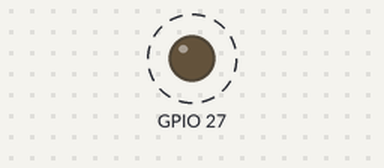
Recording of a sketch running on a simulated ESP32. On the bench: output pins drawn as LEDs (lit = HIGH). Dashed ring = blinking. WiFi joins after 1.5 s; servers stay silent unless stated; what the sketch prints to the serial monitor is not drawn.

Above: at 2.5 s.
Timing chart, 0 to 6.6 s (numbered marks = the images above):
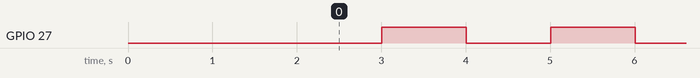

The sketch:

Moria.ino
```cpp
#include <WiFi.h>
#include <WiFiClient.h>
#include <WebServer.h>
#include <ESPmDNS.h>
#include <Update.h>

const char* host = "HOST";
const char* ssid = "SSID";
const char* password = "PASSWORD";

WebServer server(80);

// Set username and password for authentication
const char* http_username = "admin";
const char* http_password = "admin";

const char* updatePage =
"<!DOCTYPE html>"
"<html>"
"<head>"
"<title>Page with Side Menu</title>"
"<style>"
".menu {position: fixed;top: 0;left: 0;height: 100%;width: 100px;background-color: #333;color: #fff;padding: 20px;}"
".menu ul {list-style: none;padding: 0;margin: 0;}"
".menu li {margin-bottom: 10px;}"
".menu a {color: #fff;text-decoration: none;}"
".content {margin-left: 200px;padding: 20px;}"
".custom-file-upload {display: inline-block;padding: 10px 20px;font-size: 16px;font-weight: bold;color: #fff;background-color: #66b0ff;border-radius: 5px;cursor: pointer;}"
".custom-file-upload:hover {background-color: #3396ff;}"
".custom-file-upload:active {background-color: #3396ff;}"
".custom-update-button {display: inline-block;padding: 10px 20px;font-size: 16px;font-weight: bold;color: #fff;background-color: #f44336;border-radius: 5px;cursor: pointer;margin-left: 10px;}"
".custom-update-button:hover {background-color: #d32f2f;}"
".custom-update-button:active {background-color: #f44336;}"
"</style>"
"</head>"
"<body>"
"<div class='menu'>"
"<ul>"
"<li><a href='#' onclick='changeContent(1)'>Information</a></li>"
"<li><a href='#' onclick='changeContent(2)'>Settings</a></li>"
"<li><a href='#' onclick='changeContent(3)'>Debug</a></li>"
"<li><a href='#' onclick='changeContent(4)'>Firmware</a></li>"
"</ul>"
"</div>"
"<div class='content' id='main-content'>"
"<h1>Welcome to my page!</h1>"
"<p>This is the main content area.</p>"
"<p>Here you can write whatever you want.</p>"
"<p>Enjoy!</p>"
"</div>"
"<script src='https://ajax.googleapis.com/ajax/libs/jquery/3.2.1/jquery.min.js'></script>"
"<script>"
"function changeContent(page) {"
"var content = document.getElementById('main-content');"
"switch (page) {"
"case 1:"
"content.innerHTML = '<h1>Information</h1><p>Moria v0.2</p>';"
"break;"
"case 2:"
"content.innerHTML = '<h1>Settings</h1><p>Here you can write about your company or yourself.</p>';"
"break;"
"case 3:"
"content.innerHTML = '<h1>Debug</h1><p>Here you can list the services that you offer.</p>';"
"break;"
"case 4:"
"content.innerHTML = \"<h1>Firmware Update</h1><form method='POST' action='#' enctype='multipart/form-data' id='upload_form'><input class='custom-file-upload' type='file' name='update'><input type='submit' class='custom-update-button' value='Update'></form><progress id='progress-bar' max='100' value='0'></progress>\";"
"break;"
"}"
 "       }"

"$('form').submit(function(e){"
  "e.preventDefault();"
  "var form = $('#upload_form')[0];"
  "var data = new FormData(form);"
  " $.ajax({"
  "url: '/update',"
  "type: 'POST',"
  "data: data,"
  "contentType: false,"
  "processData:false,"
  "xhr: function() {"
  "var xhr = new window.XMLHttpRequest();"
  "xhr.upload.addEventListener('progress', function(evt) {"
  "if (evt.lengthComputable) {"
    "var per = evt.loaded / evt.total;"
    "$('#prg').html('progress: ' + Math.round(per*100) + '%');"
    "$('#progress-bar').val(Math.round(per*100));"
    "}"
  "}, false);"
  "return xhr;"
  "},"
  "success:function(d, s) {"
  "console.log('success!')"
 "},"
 "error: function (a, b, c) {"
 "}"
 "});"
 "});"
 "</script>"
"</body>"
"</html>";


const char* mainPage =
 "<h1>Debug ESP32 v0.1</h1>"
 "<h1>Moria v0.1</h1>"
 "<form action='/login' method='post'><input type='submit' value='Login'></form>";

String hostname = "Debug ESP32";

void setup() {
  Serial.begin(9600);
  ConnectWifi();
  ServerInit();

  pinMode(27, OUTPUT);
}

void ConnectWifi()
{
  WiFi.begin(ssid, password);
  WiFi.setHostname(hostname.c_str()); //define hostname
  Serial.print("Connecting to WiFi");
  while (WiFi.status() != WL_CONNECTED) {
    Serial.print(".");
    delay(1000);
  }
  Serial.println("Connected to WiFi");
  Serial.println(WiFi.localIP());
}

void ServerInit()
{
  /*use mdns for host name resolution*/
  if (!MDNS.begin(host)) { //http://esp32.local
    Serial.println("Error setting up MDNS responder!");
    while (1) {
      delay(1000);
    }
  }
  server.on("/", []() {
    server.send(200, "text/html", mainPage);
  });

  Serial.println("mDNS responder started");
  server.on("/login", []() {
    if (isAuthorized()) {
      server.send(200, "text/html", updatePage);
    }
  });
  /*handling uploading firmware file */
  server.on("/update", HTTP_POST, []() {
    server.sendHeader("Connection", "close");
    server.send(200, "text/plain", (Update.hasError()) ? "FAIL" : "OK");
    ESP.restart();
  }, []() {
    HTTPUpload& upload = server.upload();
    if (upload.status == UPLOAD_FILE_START) {
      Serial.printf("Update: %s\n", upload.filename.c_str());
      if (!Update.begin(UPDATE_SIZE_UNKNOWN)) { //start with max available size
        Update.printError(Serial);
      }
    } else if (upload.status == UPLOAD_FILE_WRITE) {
      /* flashing firmware to ESP*/
      if (Update.write(upload.buf, upload.currentSize) != upload.currentSize) {
        Update.printError(Serial);
      }
    } else if (upload.status == UPLOAD_FILE_END) {
      if (Update.end(true)) { //true to set the size to the current progress
        Serial.printf("Update Success: %u\nRebooting...\n", upload.totalSize);
      } else {
        Update.printError(Serial);
      }
    }
  });
  server.begin();
}

bool isAuthorized() {
  if (!server.authenticate(http_username, http_password)) {
    server.requestAuthentication();
    return false;
  }
  return true;
}


boolean ledFlag = false;
uint32_t ledTimer;

void loop() {
  server.handleClient();

  // Your programm
  if (millis() - ledTimer > 1000)
  {
      ledTimer = millis();
      digitalWrite(27, ledFlag);
      ledFlag = !ledFlag;
  }

}
```

Measured:
- by itself, GPIO 27: alternates HIGH for 1.0 s and LOW for 1.0 s
